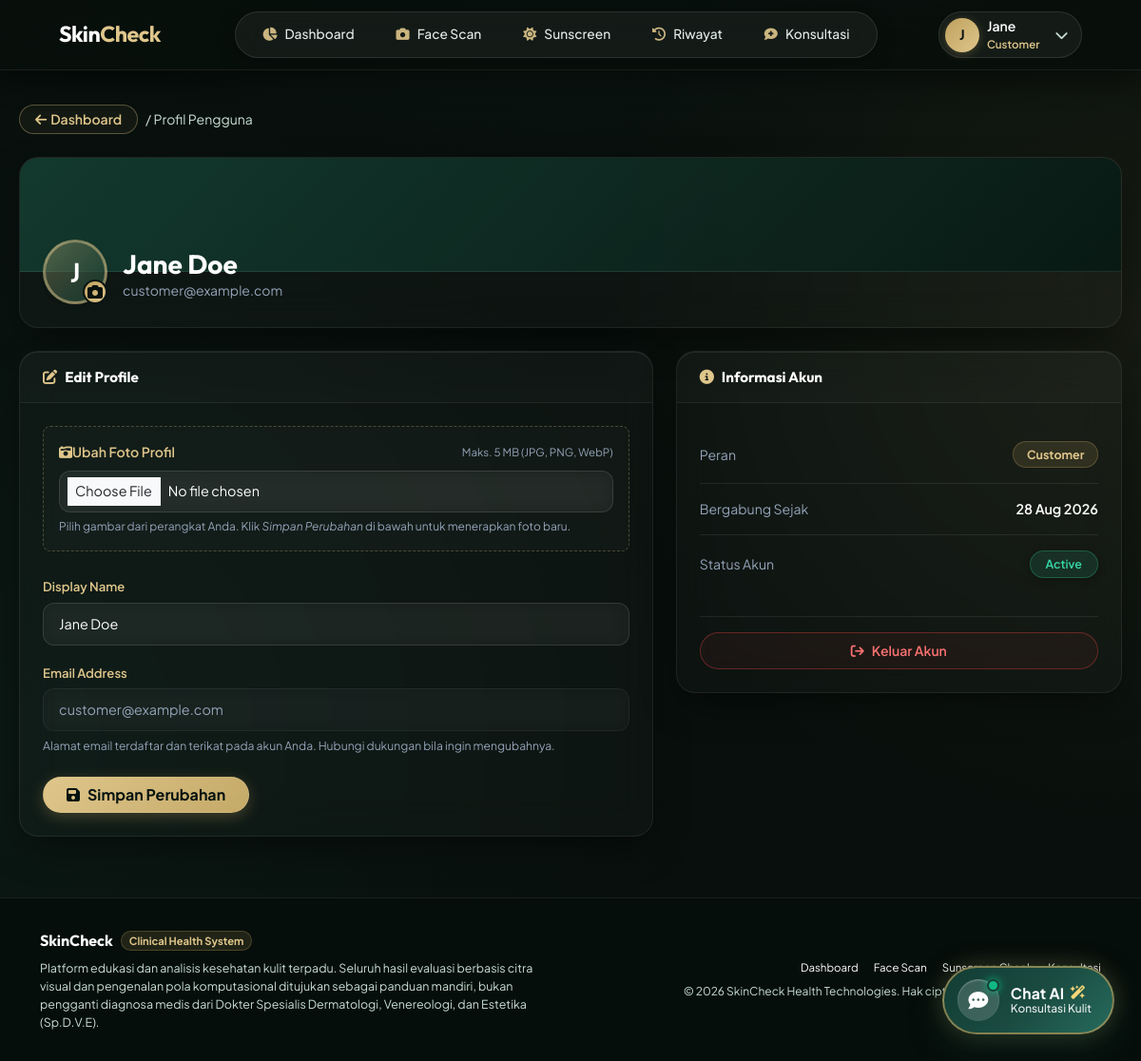
Screenshot of /customer/profile (signed in) with the database file from the repository.
### tables this page shows
CREATE TABLE `users` (
  `id` int(11) NOT NULL AUTO_INCREMENT,
  `name` varchar(255) NOT NULL,
  `profile_image` varchar(255) DEFAULT NULL,
  `email` varchar(255) NOT NULL,
  `telegram_chat_id` varchar(100) DEFAULT NULL,
  `telegram_username` varchar(100) DEFAULT NULL,
  `reset_token` varchar(255) DEFAULT NULL,
  `reset_expires_at` datetime DEFAULT NULL,
  `password_hash` varchar(255) NOT NULL,
  `role` enum('customer','admin') NOT NULL DEFAULT 'customer',
  `status` varchar(50) NOT NULL DEFAULT 'active',
  `created_at` timestamp NOT NULL DEFAULT current_timestamp(),
  `updated_at` timestamp NOT NULL DEFAULT current_timestamp() ON UPDATE current_timestamp(),
  PRIMARY KEY (`id`),
  UNIQUE KEY `email` (`email`)
);

### app/controllers/CustomerController.php (called while the page is built, shortened)
<?php
class CustomerController extends Controller {
    private $userModel;
    public function __construct() {
        $this->userModel = $this->model('User');
    }
    private function currentUserId() {
        return (int)$_SESSION['user_id'];
    }
    public function profile() {
        $userId = $this->currentUserId();
        $user   = $this->userModel->getUserById($userId);
        $data = [
            'title'       => 'My Profile – SkinCheck',
            'pageHeading' => 'My Profile',
            'user'        => $user,
            'name_err'    => '',
            'avatar_err'  => '',
            'success'     => '',
        ];
        $this->view('customer/profile', $data);
    }
}

### app/core/App.php (called while the page is built, shortened)
<?php
class App {
    protected $currentMethod = 'index';
    public function __construct() {
        $url = $this->getUrl();
        if (isset($url[0])) {
            $controllerName = ucwords($url[0]) . 'Controller';
            if (file_exists(__DIR__ . '/../controllers/' . $controllerName . '.php')) {
                unset($url[0]);
            }
        }
        $this->currentController = new $this->currentController();
        if (isset($url[1])) {
            if (method_exists($this->currentController, $url[1])) {
                $this->currentMethod = $url[1];
                unset($url[1]);
            }
        }
        $this->params = $url ? array_values($url) : [];
        call_user_func_array([$this->currentController, $this->currentMethod], $this->params);
    }
    private function getUrl() {
        if (isset($_GET['url'])) {
            $url = rtrim($_GET['url'], '/');
            $url = filter_var($url, FILTER_SANITIZE_URL);
            $url = explode('/', $url);
            return $url;
        }
        return [];
    }
}

### public/index.php (called while the page is built, shortened)
<?php
$app = new App();

### app/core/Database.php (called while the page is built, shortened)
<?php
class Database {
    private $host = DB_HOST;
    private $user = DB_USER;
    private $pass = DB_PASS;
    private $dbname = DB_NAME;
    private $dbh;
    private $stmt;
    private $connected = false;
    public function __construct() {
        $dsn = 'mysql:host=' . $this->host . ';dbname=' . $this->dbname . ';charset=utf8mb4';
        $options = [
            PDO::ATTR_PERSISTENT => true,
            PDO::ATTR_ERRMODE => PDO::ERRMODE_EXCEPTION,
            PDO::ATTR_DEFAULT_FETCH_MODE => PDO::FETCH_OBJ
        ];
        try {
            $this->dbh = new PDO($dsn, $this->user, $this->pass, $options);
            $this->connected = true;
        } catch (PDOException $e) {
            $this->error = $e->getMessage();
            error_log("Database Connection Error: " . $this->error);
        }
    }
    public function isConnected() {
        return $this->connected;
    }
    public function query($sql) {
        $this->stmt = $this->dbh->prepare($sql);
    }
    public function bind($param, $value, $type = null) {
        if (is_null($type)) {
            switch (true) {
                case is_int($value):
                    $type = PDO::PARAM_INT;
                    break;
            }
        }
        $this->stmt->bindValue($param, $value, $type);
    }
    public function execute() {
        try {
            return $this->stmt->execute();
        } catch (PDOException $e) {
            $this->error = $e->getMessage();
            error_log("Query Execution Error: " . $this->error);
            return false;
        }
    }
    public function single() {
        $this->execute();
        return $this->stmt->fetch();
    }
}

### app/models/User.php (called while the page is built, shortened)
<?php
class User extends Model {
    public function getUserById($id) {
        if ($this->db->isConnected()) {
            $this->db->query('SELECT id, name, email, role, status, profile_image, created_at FROM users WHERE id = :id LIMIT 1');
            $this->db->bind(':id', (int)$id);
            return $this->db->single();
        }
        return false;
    }
}

### app/core/Model.php (called while the page is built, shortened)
<?php
class Model {
    public function __construct() {
        $this->db = new Database();
    }
}

### app/views/customer/profile.php (the view, shortened to what this page needs)
<?php require APPROOT . '/views/templates/customer_header.php'; ?>
<div class="d-flex align-items-center gap-2 mb-4">
    <a href="<?php echo URLROOT; ?>/customer/dashboard" class="btn btn-sm btn-outline-secondary rounded-pill px-3">
        <i class="fa-solid fa-arrow-left me-1"></i>Dashboard
    </a>
    <span class="small" style="color: #c9ded5;">/ Profil Pengguna</span>
</div>
<div class="row g-4">
    <div class="col-12">
        <div class="sc-card overflow-hidden">
            <div class="sc-profile-banner"></div>
            <div class="sc-card-body pt-0 pb-4">
                <div class="d-flex align-items-end gap-3" style="margin-top:-34px;">
                    <div class="position-relative" style="flex-shrink:0;">
                        <div class="sc-avatar-lg shadow-sm" id="avatarDisplay" style="cursor: pointer;" title="Klik untuk memilih foto baru">
                            <?php if (!empty($data['user']->profile_image) && file_exists(APPROOT . '/../public/' . $data['user']->profile_image)) : ?>
                                <img src="<?php echo URLROOT; ?>/public/<?php echo htmlspecialchars($data['user']->profile_image); ?>?v=<?php echo time(); ?>" id="avatarImgPreview" alt="Profile" style="width:100%;height:100%;object-fit:cover;">
                                <span id="avatarInitial" style="display:none;"><?php echo strtoupper(substr($data['user']->name ?? $_SESSION['user_name'], 0, 1)); ?></span>
                            <?php else : ?>
                                <span id="avatarInitial"><?php echo strtoupper(substr($data['user']->name ?? $_SESSION['user_name'], 0, 1)); ?></span>
                            <?php endif; ?>
                        </div>
                        <button type="button" class="btn position-absolute bottom-0 end-0 rounded-circle p-0 d-flex align-items-center justify-content-center sc-avatar-edit-badge" id="btnTriggerUpload" title="Ganti Foto Profil">
                            <i class="fa-solid fa-camera"></i>
                        </button>
                    </div>
                    <div class="pb-1">
                        <h3 class="mb-0 fw-bold text-white"><?php echo htmlspecialchars($data['user']->name ?? $_SESSION['user_name']); ?></h3>
                        <p class="mb-0 small" style="color: #94a3b8;"><?php echo htmlspecialchars($data['user']->email ?? $_SESSION['user_email']); ?></p>
                    </div>
                </div>
            </div>
        </div>
    </div>
    <div class="col-md-7">
        <div class="sc-card">
            <div class="sc-card-header">
                <h5 class="mb-0 text-white"><i class="fa-solid fa-pen-to-square me-2" style="color: #dfc68b;"></i>Edit Profile</h5>
            </div>
            <div class="sc-card-body">
                <form action="<?php echo URLROOT; ?>/customer/profile" method="POST" enctype="multipart/form-data" id="profileForm">
                    <div class="mb-4 p-3 rounded-3" style="background: rgba(255, 255, 255, 0.02); border: 1px dashed rgba(223, 198, 139, 0.28);">
                        <div class="d-flex justify-content-between align-items-center mb-1">
                            <label for="profile_image" class="form-label mb-0 fw-semibold" style="color: #dfc68b; font-size: 0.88rem;">
                                <i class="fa-solid fa-camera-retro me-1.5"></i>Ubah Foto Profil
                            </label>
                            <span class="small" style="color: #94a3b8; font-size: 0.72rem;">Maks. 5 MB (JPG, PNG, WebP)</span>
                        </div>
                        <input type="file" name="profile_image" id="profile_image"
                               class="form-control form-control-sm mt-2 <?php echo !empty($data['avatar_err']) ? 'is-invalid' : ''; ?>"
                               accept="image/jpeg,image/png,image/webp">
                        <div class="form-text mt-1.5" style="color: #94a3b8; font-size: 0.75rem;">
                            Pilih gambar dari perangkat Anda. Klik <em>Simpan Perubahan</em> di bawah untuk menerapkan foto baru.
                        </div>
                    </div>
                    <div class="mb-3">
                        <label for="name" class="form-label">Display Name</label>
                        <input type="text" name="name" id="name"
                               class="form-control <?php echo !empty($data['name_err']) ? 'is-invalid' : ''; ?>"
                               value="<?php echo htmlspecialchars($data['user']->name ?? $_SESSION['user_name']); ?>"
                               placeholder="Nama lengkap Anda"
                               maxlength="100" required>
                    </div>
                    <div class="mb-4">
                        <label class="form-label">Email Address</label>
                        <input type="email" class="form-control" value="<?php echo htmlspecialchars($_SESSION['user_email']); ?>" disabled readonly>
                        <div class="form-text">Alamat email terdaftar dan terikat pada akun Anda. Hubungi dukungan bila ingin mengubahnya.</div>
                    </div>
                    <button type="submit" class="btn btn-primary rounded-pill px-4">
                        <i class="fa-solid fa-floppy-disk me-2"></i>Simpan Perubahan
                    </button>
                </form>
            </div>
        </div>
    </div>
    <div class="col-md-5">
        <div class="sc-card">
            <div class="sc-card-header">
                <h5 class="mb-0 text-white"><i class="fa-solid fa-circle-info me-2" style="color: #dfc68b;"></i>Informasi Akun</h5>
            </div>
            <div class="sc-card-body">
                <ul class="list-unstyled mb-0">
                    <li class="d-flex justify-content-between align-items-center py-3" style="border-bottom: 1px solid rgba(255, 255, 255, 0.08);">
                        <span class="small" style="color: #94a3b8; font-size: 0.88rem;">Peran</span>
                        <span class="badge" style="background: rgba(191,161,95,0.15); color: #dfc68b; border: 1px solid rgba(191,161,95,0.3); border-radius: 50px; font-size: 0.78rem; padding: 0.4rem 0.85rem;">Customer</span>
                    </li>
                    <li class="d-flex justify-content-between align-items-center py-3" style="border-bottom: 1px solid rgba(255, 255, 255, 0.08);">
                        <span class="small" style="color: #94a3b8; font-size: 0.88rem;">Bergabung Sejak</span>
                        <span class="fw-semibold text-white" style="font-size: 0.9rem;">
                            <?php echo $data['user'] && $data['user']->created_at ? date('d M Y', strtotime($data['user']->created_at)) : 'N/A'; ?>
                        </span>
                    </li>
                    <li class="d-flex justify-content-between align-items-center py-3">
                        <span class="small" style="color: #94a3b8; font-size: 0.88rem;">Status Akun</span>
                        <span class="badge sc-badge-secure px-3 py-1.5 rounded-pill" style="font-size: 0.78rem;">
                            <?php echo ucfirst($data['user']->status ?? 'Active'); ?>
                        </span>
                    </li>
                </ul>
                <div class="mt-4 pt-3" style="border-top: 1px solid rgba(255, 255, 255, 0.08);">
                    <a href="<?php echo URLROOT; ?>/auth/logout" class="btn btn-outline-danger btn-sm w-100 rounded-pill py-2">
                        <i class="fa-solid fa-arrow-right-from-bracket me-2"></i>Keluar Akun
                    </a>
                </div>
            </div>
        </div>
    </div>
</div>
<?php require APPROOT . '/views/templates/customer_footer.php'; ?>

### rows the page displays
users: name "J", name "Jane Doe", email "customer@example.com", created_at "28 Aug 2026", status "Active"

### other values shown
substr($_SESSION['user_name'] ?? 'U', 0, 1) "J"
explode(' ', $_SESSION['user_name'] ?? 'User')[0] "Jane"
